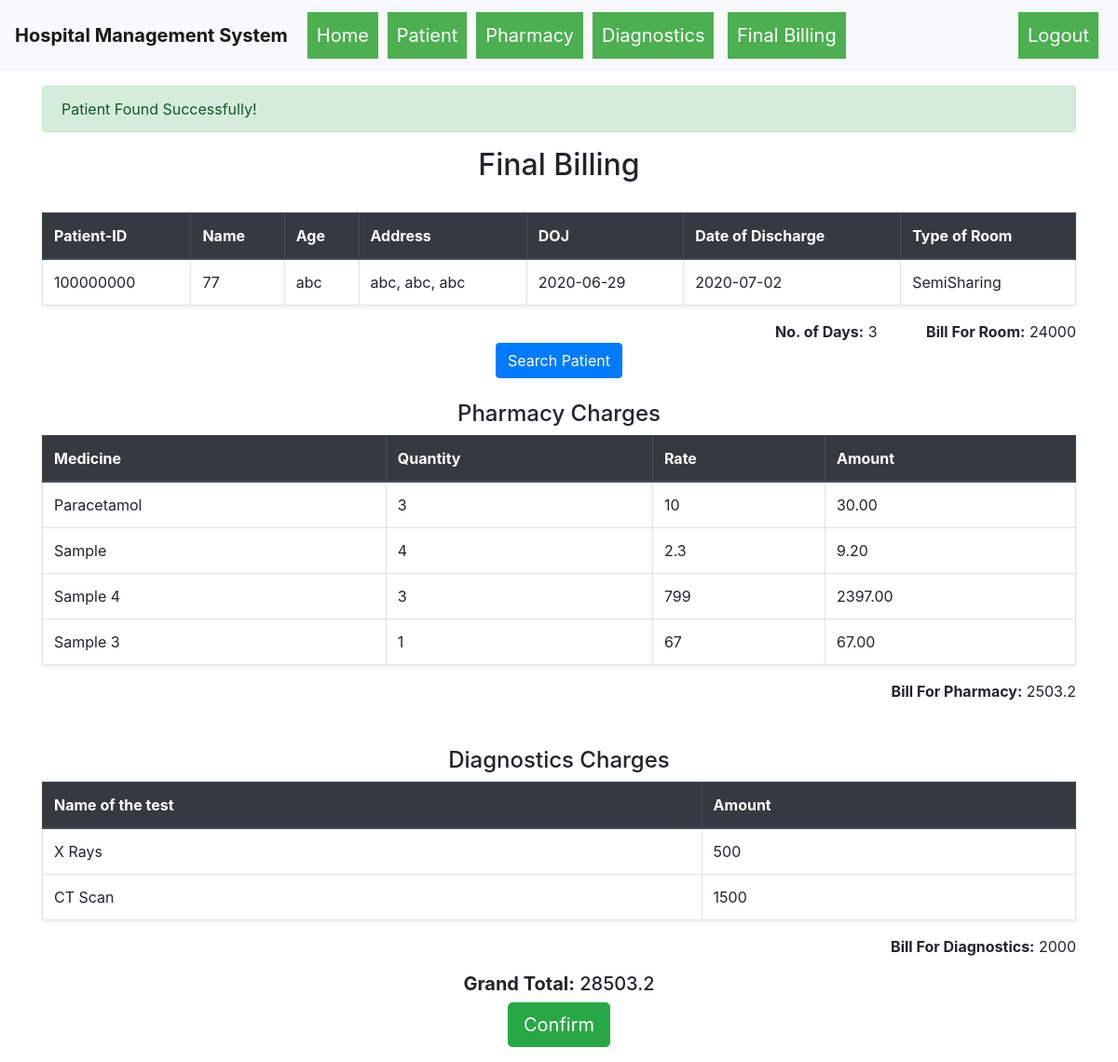
The page /final_billing?pid=100000000 (signed in) on the database as committed earlier.
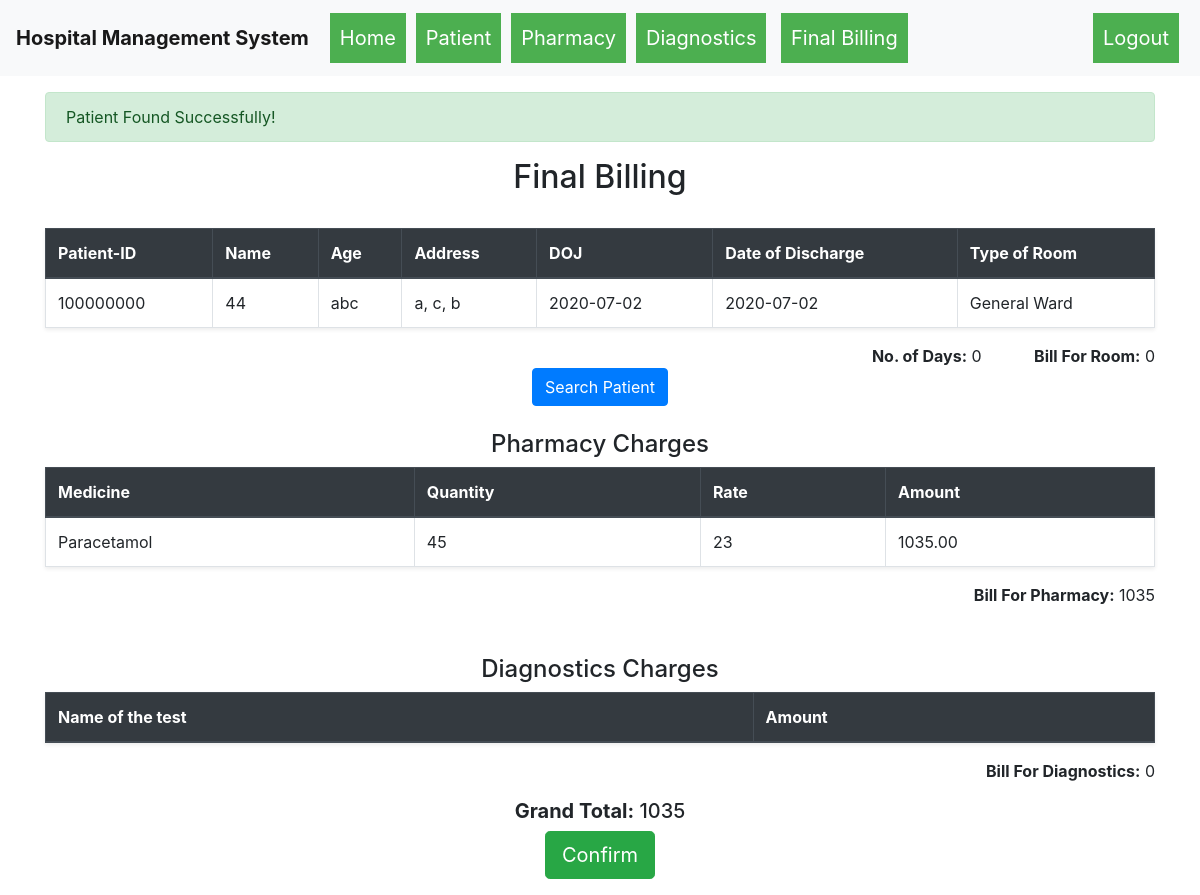
The same page on the database as committed later.
### hospital_management_system/models.py (models this page shows)
class Patient(db.Model):
    __table_args__ = {'sqlite_autoincrement': True}
    id = db.Column(db.Integer, primary_key=True)
    ssid = db.Column(db.String(250), unique=True, nullable=False)
    name = db.Column(db.String(80), nullable=False)
    age = db.Column(db.Integer, nullable=False)
    date_of_admission = db.Column(db.Date, nullable=False)
    type_of_bed = db.Column(db.String(80), nullable=False)
    address = db.Column(db.String(250), nullable=False)
    city = db.Column(db.String(250), nullable=False)
    state = db.Column(db.String(250), nullable=False)
    status = db.Column(db.String(100), nullable=False)

class Medicines(db.Model):
    __table_args__ = {'sqlite_autoincrement': True}
    id = db.Column(db.Integer, primary_key=True)
    name = db.Column(db.String(80), nullable=False)
    quantity_available = db.Column(db.Integer, nullable=False)
    rate = db.Column(db.Integer, nullable=False)

class MedicinesIssued(db.Model):
    __table_args__ = {'sqlite_autoincrement': True}
    id = db.Column(db.Integer, primary_key=True)
    med_id = db.Column(db.Integer, nullable=False)
    p_id = db.Column(db.Integer, nullable=False)
    quantity = db.Column(db.Integer, nullable=False)

class Diagnostic_test(db.Model):
    id = db.Column(db.Integer, primary_key=True, autoincrement=True)
    test_name = db.Column(db.String(80), nullable=False)
    test_cost = db.Column(db.Integer, nullable=False)

### hospital_management_system/routes.py (the view)
@app.route("/final_billing", methods=["GET","POST"])
def final_billing():
    data = {}
    if not session.get("username"):
        return redirect("/login")
    meds = Medicines.query.all()
    tests = Diagnostic_test.query.all()
    med_is = ""
    test_is = ""
    if "pid" in request.args.keys():
        p_id = request.args.get("pid")
        patient = Patient.query.filter_by(id=p_id).first()
        if patient:
            data["today_date"] = datetime.now().date()
            data["days"] = str(data["today_date"] - patient.date_of_admission)[0]
            room_bill = ""
            if patient.type_of_bed == "General Ward":
                data["room_bill"] = int(data["days"]) * 2000
                room_bill = int(data["days"]) * 2000
            elif patient.type_of_bed == "Semi Sharing":
                data["room_bill"] = int(data["days"]) * 4000
                room_bill = int(data["days"]) * 4000
            else:
                data["room_bill"] = int(data["days"]) * 8000
                room_bill = int(data["days"]) * 8000
            med_is = MedicinesIssued.query.filter_by(p_id=p_id)
            p_bill = []
            for i in med_is:
                for j in meds:
                    if i.med_id == j.id:
                        p_bill.append(j.rate*i.quantity)
            data["p_bill"] = sum(p_bill)
            test_is = DiagnosticIssued.query.filter_by(p_id=p_id)
            test_bill = []
            for i in test_is:
                for j in tests:
                    if i.test_id == j.id:
                       test_bill.append(j.test_cost)
            data["test_bill"] = sum(test_bill)
            data["total_bill"] = data["test_bill"] + data["p_bill"] + room_bill
            if request.method == "GET":
                flash("Patient Found Successfully!")
        else:
            patient = ["id", "name", "age", "address", "doj", "type of room"]
            flash("Patient With this Id not found!!")
    else:
        patient = ["id", "name", "age", "address", "doj", "type of room"]
    if request.method == "POST":
        p_id = request.args.get("pid")
        patient = Patient.query.filter_by(id=p_id).update(dict(status="Discharged"))
        db.session.commit()
        return redirect("/")
    return render_template("final_billing.html", patient=patient, med_is=med_is, meds=meds, tests=tests, test_is=test_is, data=data)

### hospital_management_system/templates/final_billing.html (shortened to what the changed rows need)
{% extends 'base.html' %}
{% block body %}
    <div class="container">
        <div class="row">
            <div class="col-md-12">
                {% with messages = get_flashed_messages() %}
                {% if messages %}
                  {% for message in messages %}
                    {% if message == "Patient With this Id not found!!" %}
                        <div class="alert alert-danger mt-3">{{message}}</div>
                    {% else %}
                        <div class="alert alert-success mt-3">{{message}}</div>
                    {% endif %}
                {% endfor %}
                {% endif %}
              {% endwith %}
                    <h2 class="text-center mt-3"> Final Billing </h2>
                    <br>
                    <table class="table table-bordered shadow-sm">
                        <thead class="thead-dark">
                            <tr>
                                <th>Patient-ID</th>
                                <th>Name</th>
                                <th>Age</th>
                                <th>Address</th>
                                <th>DOJ</th>
                                <th>Date of Discharge</th>
                                <th>Type of Room</th>
                            </tr>
                        </thead>
                        <tbody>
                                <tr>
                                    {% if patient.0 == 'id' %}
                                        <td class="text-muted">{{patient.0}}</td>
                                        <td class="text-muted">{{patient.1}}</td>
                                        <td class="text-muted">{{patient.2}}</td>
                                        <td class="text-muted">{{patient.3}}</td>
                                        <td class="text-muted">{{patient.4}}</td>
                                        <td class="text-muted">date of discharge</td>
                                        <td class="text-muted">{{patient.5}}</td>
                                    {% else %}
                                        <td id="patient_id">{{patient.id}}</td>
                                        <td>{{patient.age}}</td>
                                        <td>{{patient.name}}</td>
                                        <td>{{patient.address}}, {{patient.city}}, {{patient.state}}</td>
                                        <td>{{patient.date_of_admission}}</td>
                                        <td>{{data["today_date"]}}</td>
                                        <td>{{patient.type_of_bed}}</td>
                                    {% endif %}
                                </tr>
                        </tbody>
                        </table>
                        {% if patient.0 == 'id' %}
                        {% else %}
                        <div class="text-right">
                            <span><strong>No. of Days:</strong> {{data["days"]}}</span> <span class="ml-5"><strong>Bill For Room:</strong> {{data["room_bill"]}}</span>
                        </div>
                        {% endif %}
                        <div class="text-center">
                    <button type="button" class="btn btn-primary" data-toggle="modal" data-target="#patient">
                    </button>
                </div>
                        {% if patient.0 == 'id' %}
                        {% else %}
                    <h4 class="text-center">Pharmacy Charges</h4>
                    <table class="table table-bordered shadow-sm">
                        <thead class="thead-dark">
                            <tr>
                                <th>Medicine</th>
                                <th>Quantity</th>
                                <th>Rate</th>
                                <th>Amount</th>
                            </tr>
                        </thead>
                        <tbody>
                            {% for i in med_is %}
                                <tr>
                                    {% for j in meds %}
                                        {% if i.med_id == j.id %}
                                            <td>{{j.name}}</td>
                                            <td>{{i.quantity}}</td>
                                            <td>{{j.rate}}</td>
                                            <td>{{ '%0.2f' | format(j.rate * i.quantity|float)}}</td>
                                        {% endif %}
                                    {% endfor %}
                                </tr>
                            {% endfor %}
                        </tbody>
                        </table>
                        <div class="text-right">
                        <span class="ml-5"><strong>Bill For Pharmacy:</strong> {{data["p_bill"]}}</span>
                        </div>
                        <br>
                        <br>
                <div class="row">
                    <div class="col-md-12">
                        <h4 class="text-center">Diagnostics Charges</h4>
                        <table class="table table-bordered shadow-sm">
                            <thead class="thead-dark">
                                <tr>
                                    <th>Name of the test</th>
                                    <th>Amount</th>
                                </tr>
                            </thead>
                            <tbody>
                               {% for i in test_is %}
                                <tr>
                                    {% for j in tests %}
                                        {% if i.test_id == j.id %}
                                            <td>{{j.test_name}}</td>
                                            <td>{{j.test_cost}}</td>
                                        {% endif %}
                                    {% endfor %}
                                </tr>
                               {% endfor %}
                            </tbody>
                        </table>
                        <div class="text-right">
                            <span class="ml-5"><strong>Bill For Diagnostics:</strong> {{data["test_bill"]}}</span>
                        </div>
                    </div>
                </div>
                    <div class="text-center my-3">
                        <h5 class="my-2"><strong>Grand Total:</strong> {{data["total_bill"]}}</h5>
                        <form action="" method="POST">
                            <button type="submit" class="btn btn-success btn-lg">Confirm</button>
                        </form>
                    </div>
                    {% endif %}
            </div>
        </div>
    </div>
{% endblock %}

Rows that differ between the two databases and show on the page:
removed MedicinesIssued: quantity "4"
no longer on this page (row edited): Medicines: name "Sample", rate "2.3", j.rate*i.quantity|float "9.20"
removed MedicinesIssued: quantity "3"
removed Medicines: name "Sample 4", rate "799", j.rate*i.quantity|float "2397.00"
removed MedicinesIssued: quantity "1"
removed Medicines: name "Sample 3", rate "67", j.rate*i.quantity|float "67.00"
removed Diagnostic_test: test_name "X Rays", test_cost "500"
removed Diagnostic_test: test_name "CT Scan", test_cost "1500"
changed Patient "abc": age "77" → "44"; address "abc" → "a"; city "abc" → "c"; state "abc" → "b"; date_of_admission "2020-06-29" → "2020-07-02"; type_of_bed "SemiSharing" → "General Ward"
changed MedicinesIssued: quantity "3" → "45"
changed Medicines "Paracetamol": rate "10" → "23"; j.rate*i.quantity|float "30.00" → "1035.00"
Other text that changed with them:
{{ data["days"] }}: "3" → "0"
{{ data["room_bill"] }}: "24000" → "0"
{{ data["p_bill"] }}: "2503.2" → "1035"
{{ data["test_bill"] }}: "2000" → "0"
{{ data["total_bill"] }}: "28503.2" → "1035"
